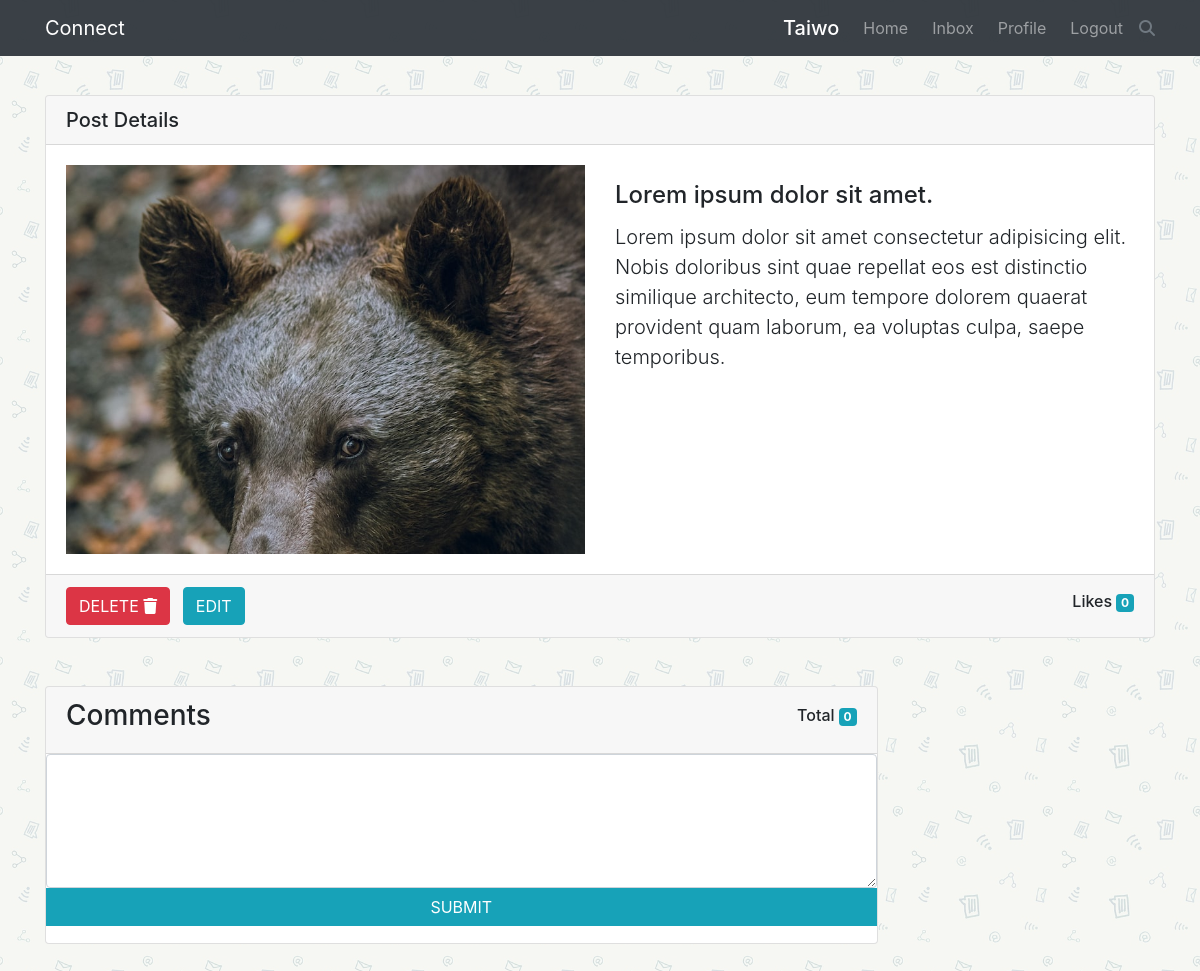
/post_details/a13668fd-ab02-4b3d-b00e-93dc484cafc4/ (signed in), run on the app's committed database.
### posts/models.py (models this page shows, shortened)
class Post(models.Model):
    owner = models.ForeignKey(
        User, on_delete=models.CASCADE, null=True, blank=True, related_name='post')
    image = models.ImageField(blank=True, upload_to='Post_images/')
    title = models.CharField(max_length=200, null=True, blank=True)
    body = models.TextField(null=True)
    created = models.DateTimeField(auto_now_add=True)
    likes = models.ManyToManyField(User, related_name='likes', blank=True)
    id = models.UUIDField(max_length=100, default=uuid.uuid4,
                          unique=True, primary_key=True, editable=False)
    class Meta:
        ordering = ['-created']
    def ImageUrl(self):
        try:
            url = self.image.url
        except:
            url = ''
        return url
    def total_likes(self):
        total = self.likes.count()
        return total

class Comment(models.Model):
    owner = models.ForeignKey(
        User, on_delete=models.CASCADE, null=True, blank=True)
    post = models.ForeignKey(
        Post, on_delete=models.CASCADE, null=True, blank=True, related_name='comments')
    body = models.TextField(null=True)
    created = models.DateTimeField(auto_now_add=True)
    id = models.UUIDField(max_length=100, default=uuid.uuid4,
                          unique=True, primary_key=True, editable=False)

### posts/views.py (the view, shortened to what this page needs)
# urls.py: path('post_details/<str:id>/', views.post_details, name= 'post-details'),
@login_required(login_url='login')
def post_details(request, id):
    form = CommentForm()
    post = get_object_or_404(Post, pk=id)
    post_form = PostForm(instance=post)
    comments = Comment.objects.filter(post=post).order_by('-created')
    context = {
        'post': post,
        'commentForm': form,
        'comments': comments,
        'postForm': post_form
    }
    return render(request, 'posts/post.html', context)

### posts/forms.py
class CommentForm(forms.ModelForm):
  class Meta:
    model = Comment
    fields = ['body']
    widgets = {
      'body': widgets.Textarea(attrs={'name':'comment','class':'form-control comment-value','rows':5})
    }

class PostForm(forms.ModelForm):
  class Meta:
    model = Post
    exclude = ['likes']
    widgets = {
      'owner': widgets.HiddenInput(),
      'body': widgets.Textarea(attrs={'class': 'form-control h-100'}),
      'title': widgets.TextInput(attrs={'class': 'form-control my-3',"placeholder": "Post title"}),
      'image': widgets.ClearableFileInput(attrs={'class': 'custom-file-input'}),
    }

### posts/templates/posts/post.html (shortened to what this page needs)
{% extends 'base.html' %}
    {% block content %}
      <div class="card">
        <div class="card-header h5">Post Details</div>
        <div class="card-body">
          <div class="row">
            {% if post.image.name != '' %}
            <div class="col-lg-6">
              <img src="{{post.ImageUrl}}" alt="" class="img-fluid mx-auto">
            </div>
            {% endif %}
            <div class="{% if post.image.name != '' %}col-lg-6 {% else%} px-3{% endif %}">
              <h4 class="card-title mt-3">
                {{post.title|default_if_none:''}}
              </h4>
              <p class="lead">
                {{post.body|linebreaksbr}}
              </p>
            </div>
          </div>
        </div>
        <div class="card-footer d-flex align-items-center justify-content-between flex-wrap">
          {% if post.owner == request.user %}
          <div>
            <button type="button" class="btn btn-danger" data-toggle="modal" data-target="#deleteModal">
              DELETE <i class="fa fa-trash"></i>
            </button>
            <button class="btn btn-info ml-2" data-target="#postForm" data-toggle="modal">EDIT</button>
          </div>
          {% endif %}
          <h6 >Likes <span class="badge badge-info ml-auto" id="tolal-like">{{post.total_likes}}</span></h6>
        </div>
      </div>
      <div class="col-lg-9 p-0">
        <div class="card my-5">
          <div class="card-header d-flex justify-content-between align-items-center">
            <h3>Comments</h3>
            <h6>Total <span class="badge badge-info" id="total-like">{{post.comments.all|length}}</span></h6>
          </div>
          <form method="post" id="commentForm">
            <div id="post-id" >
              {{commentForm.body}}
            </div>
            <button type="submit" class="btn btn-info btn-block mt-0 rounded-0">SUBMIT</button>
          </form>
          <div class="card-body p-0 ">
          </div>
        </div>
      </div>
    {% endblock content %}

### templates/base.html (shortened to what this page needs)
{% load static %}
<html lang="en">
<head>
 <link rel="stylesheet" href="https://cdn.jsdelivr.net/npm/bootstrap@4.5.3/dist/css/bootstrap.min.css">
  <link rel="stylesheet" href="https://cdnjs.cloudflare.com/ajax/libs/font-awesome/6.2.1/css/all.min.css" />
  <link rel="stylesheet" href="{% static 'style.css' %}">
  <link rel="stylesheet" href="{% static 'bootstrap.css' %}">
</head>
<body>
  <nav class="navbar navbar-expand-lg navbar-dark bg-dark fixed-top">
    <div class="container">
      <a href="{% url 'index' %}" class="navbar-brand">Connect</a>
      {% if user.is_authenticated %}
      <div class="ml-2 order-lg-2 d-flex align-items-center">
        <div class="dropdown">
          <div class="i fa fa-search text-light text-muted" data-target="#search" data-toggle="dropdown"></div>
        </div>
      </div>
      <div class="collapse navbar-collapse" id="navigation" style="transition: 0.4s">
        <ul class="navbar-nav ml-auto">
          <li class="nav-item">
            <span class="nav-link active h5 m-0">{{request.user|title}}</span>
          </li>
          <li class="nav-item ml-2">
            <a href="{% url 'index' %}" class="nav-link">Home</a>
          </li>
          <li class="nav-item ml-2">
            <a href="{% url 'inbox' %}" class="nav-link">Inbox</a>
          </li>
          <li class="nav-item ml-2">
            <a href="{% url 'own-profile' %}" class="nav-link">Profile</a>
          </li>
          <li class="nav-item ml-2">
            <a href="{% url 'logout' %}" class="nav-link">Logout</a>
          </li>
        </ul>
      </div>
      {% endif %}
    </div>
  </nav>
    <main id="main">
      <div class="container">
        {% block content%}
        {% endblock content%}
      </div>
    </main>
</body>
</html>

### static/style.css (style rules this page uses)
body { background: url('admin_images/message-5994510_1920.jpg') center center/cover no-repeat fixed; position: relative; }
body::after { content: ""; width: 100%; height: 100%; background-color: rgba(255, 255, 255, 0.8); position: fixed; top: 0; left: 0; z-index: -3; }
img { border : none; display: block; }
a { text-decoration: none; }
#main { padding-top: 95px; }
.navbar { opacity: 0.97; }
.btn { transition: 0.4s; }

### data on the page
Post: ImageUrl (picture), title "Lorem ipsum dolor sit amet.", body "Lorem ipsum dolor sit amet consectetur adipisicing elit. Nobis doloribus sint quae repellat eos est distinctio similique architecto, eum tempore dolorem quaerat provident quam laborum, ea voluptas culpa, saepe temporibus.", total_likes "0", comments.all|length "0"

### other printed values
{{ request.user|title }} "Taiwo"
